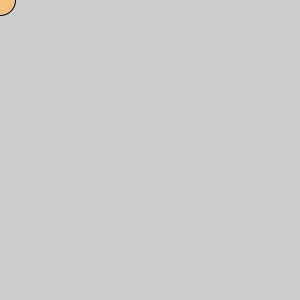
Frame 1 (no input)
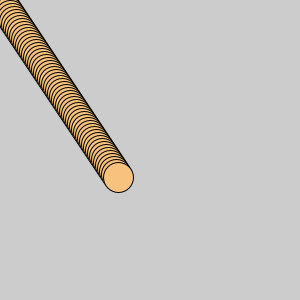
Frame 60 (the mouse pressed at the canvas centre just before this capture)
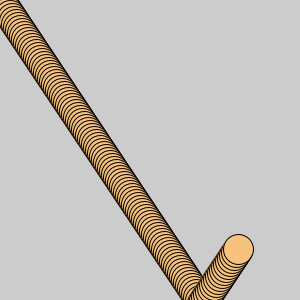
Frame 120 (the mouse held since frame 60 and released just before this capture)

The Processing sketch that drew these frames (run headless with seeded random() and noise(); from frame 60 on, the mouse is pressed at the canvas centre):

// Processing sketch: sketch_220629c
// ── sketch_220629c.pde
int x=0,y=0,vx=2,vy=3;
void setup(){
  size(300,300);
}  
void draw(){
  ///background(#7DF7B7);
  fill(#F7C27D);
  ellipse(x,y,30,30);
  x+=vx;
  y+=vy;
  if(x<0 || x>300) vx = -vx;
  if(y<0 || y>300) vy = -vy;
}
//rect(10,10,30,30);
